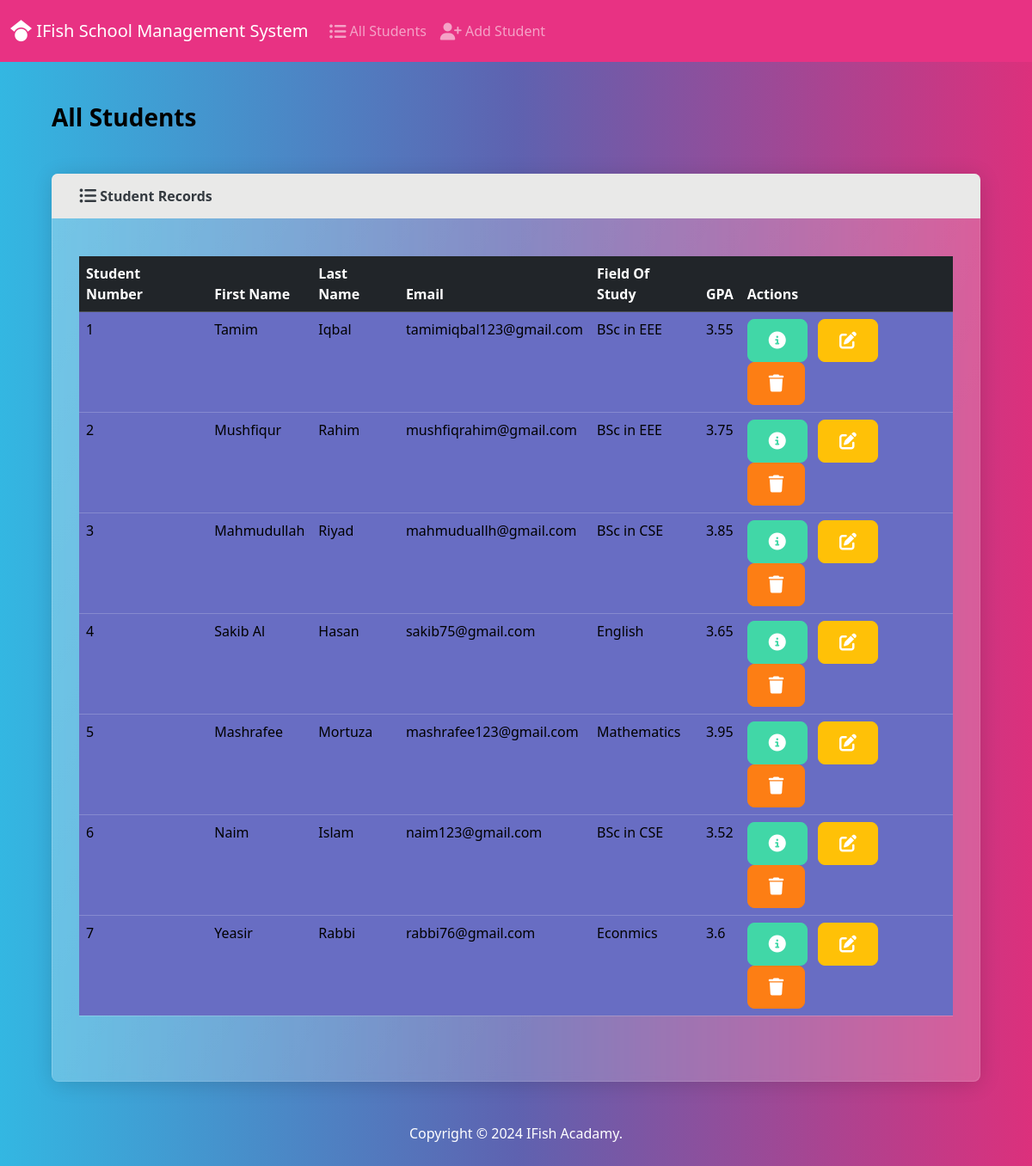
The app's page /student/home/ with its own data.
### student/models.py (models this page shows, shortened)
class Student(models.Model):
    student_number=models.PositiveIntegerField()
    first_name=models.CharField(max_length=50)
    last_name=models.CharField(max_length=50)
    email=models.EmailField(max_length=100)
    field_of_study=models.CharField(max_length=50)
    gpa=models.FloatField()

### student/views.py (the view)
# urls.py: path('home/',views.index, name='index'),
def index(request):
    student=Student.objects.all()
    return render(request,'student/index.html',{'students':student})

### template/student/index.html (shortened to what this page needs)
{% extends "student/base.html" %}
  {% block body%}
    <h3 class="m-4" style="color: black;">All Students</h3>
    <div class="row">
      <div class="col-12">
        {% if students %}
        <div class="card border-light ms-4 me-4 mb-4">
          <div class="card-header">
            <i class="fa-solid fa-list-ul fa-lg"></i> Student Records
          </div>
          <div class="card-body">
            <p class="card-text">
            <div class="table-responsive">
              <table class="table table-hover">
                <thead>
                  <tr class="table-dark">
                    <th scope="col">Student Number</th>
                    <th scope="col">First Name</th>
                    <th scope="col">Last Name</th>
                    <th scope="col">Email</th>
                    <th scope="col">Field Of Study</th>
                    <th scope="col">GPA</th>
                    <th scope="col">Actions</th>
                  </tr>
                </thead>
                <tbody>
                  {% for student in students %}
                  <tr>
                    <td>{{student.student_number}}</td>
                    <td>{{student.first_name}}</td>
                    <td>{{student.last_name}}</td>
                    <td>{{student.email}}</td>
                    <td>{{student.field_of_study}}</td>
                    <td>{{student.gpa}}</td>
                    <td>
                      <button type="button" class="btn btn-success me-1" href="{% url 'view_student' student.id %}"
                        data-bs-toggle="modal" data-bs-target="#mymodal{{student.id}}"><i class="fa-solid fa-circle-info fa-lg"></i>
                      </button>
                      <a href="{% url 'edit' student.id %}" class="btn btn-warning me-1"><i class="fa-solid fa-pen-to-square fa-lg"></i></a>
                      <button type="button" class="btn btn-danger" data-bs-toggle="modal" data-bs-target="#delete{{student.id}}"><i class="fa-solid fa-trash fa-lg"></i></button>
                    </td>
                  </tr>
                  {% endfor %}
                </tbody>
              </table>
            </div>
            </p>
          </div>
        </div>
        {% else %}
        <div class="alert alert-dismissible alert-primary">
          <strong>No Student Records!!</strong>
        </div>
        {% endif %}
      </div>
      {% endblock %}

### template/student/base.html (shortened to what this page needs)
{% load static %}
<!DOCTYPE html>
<html lang="en">
<head>
    <link rel="stylesheet" href="{% static 'css/bootstrap.min.css' %}" />
    <link rel="stylesheet" href="https://cdnjs.cloudflare.com/ajax/libs/font-awesome/6.5.1/css/all.min.css" />
</head>
<body class="d-flex flex-column min-vh-100">
    <nav class="navbar navbar-expand-lg bg-primary" data-bs-theme="dark">
        <div class="container-fluid">
            <a class="navbar-brand" href="{% url 'index' %}"><i class="fa-brands fa-google-scholar fa-lg"></i> IFish
                School Management
                System</a>
            <div class="collapse navbar-collapse" id="navbarColor01">
                <ul class="navbar-nav me-auto">
                    <li class="nav-item">
                        <a class="nav-link" href="{% url 'index' %}"><i class="fa-solid fa-list-ul fa-lg"></i> All
                            Students</a>
                    </li>
                    <li class="nav-item">
                        <a class="nav-link" href="{% url 'add' %}"><i class="fa-solid fa-user-plus fa-lg"></i> Add
                            Student</a>
                    </li>
                </ul>
            </div>
        </div>
    </nav>
    <div class="container-fluid">
        {% block body %}
        {% endblock %}
    </div>
    <div class="container">
        <footer class="me-auto mb-4">
            <div class="text-center">
                <span>
                    Copyright &copy;
                    IFish Acadamy.
                </span>
            </div>
        </footer>
    </div>
</body>
</html>

### records on screen
Student: student_number "1", first_name "Tamim", last_name "Iqbal", email "tamimiqbal123@gmail.com", field_of_study "BSc in EEE", gpa "3.55"
Student: student_number "2", first_name "Mushfiqur", last_name "Rahim", email "mushfiqrahim@gmail.com", field_of_study "BSc in EEE", gpa "3.75"
Student: student_number "3", first_name "Mahmudullah", last_name "Riyad", email "mahmuduallh@gmail.com", field_of_study "BSc in CSE", gpa "3.85"
Student: student_number "4", first_name "Sakib Al", last_name "Hasan", email "sakib75@gmail.com", field_of_study "English", gpa "3.65"
Student: student_number "5", first_name "Mashrafee", last_name "Mortuza", email "mashrafee123@gmail.com", field_of_study "Mathematics", gpa "3.95"
Student: student_number "6", first_name "Naim", last_name "Islam", email "naim123@gmail.com", field_of_study "BSc in CSE", gpa "3.52"
Student: student_number "7", first_name "Yeasir", last_name "Rabbi", email "rabbi76@gmail.com", field_of_study "Econmics", gpa "3.6"
